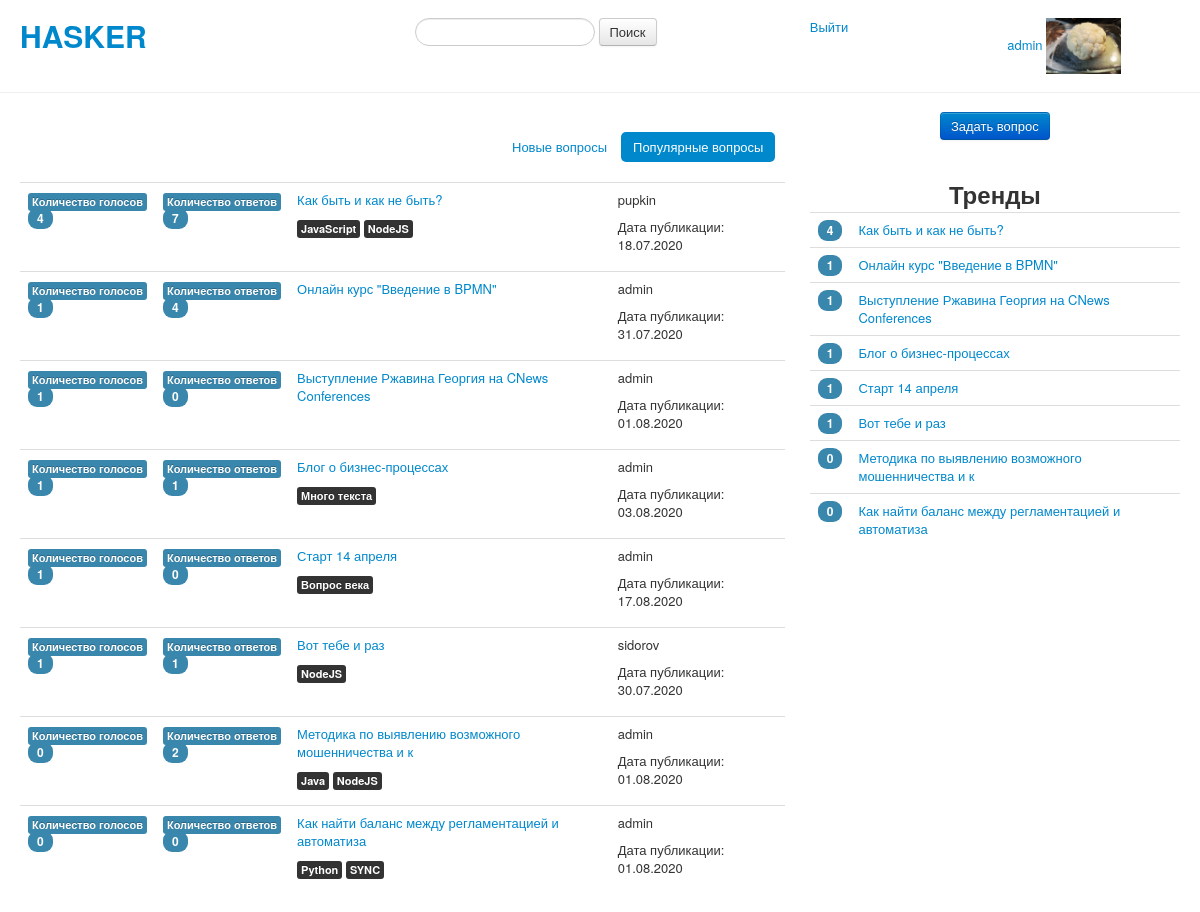
The app's page / (signed in) with its own data.
### questions/models.py (models this page shows, shortened)
class Questions(models.Model):
    class Meta:
        verbose_name = 'Question'
        verbose_name_plural = 'Questions'
    title = models.CharField(max_length=50, verbose_name='Заголовок')
    body = models.TextField(verbose_name='Текст вопроса')
    author = models.ForeignKey(
        User,
        on_delete=models.DO_NOTHING
    )
    create_date = models.DateTimeField(auto_now_add=True)
    tags = models.ManyToManyField(Tags)

class Tags(models.Model):
    class Meta:
        verbose_name = 'Tag'
        verbose_name_plural = 'Tags'
    name = models.CharField(max_length=50)

### questions/views.py (the view)
# urls.py: path('', IndexView.as_view(), name='index'),
class IndexView(ListView):
    model = Questions
    template_name = 'questions/index.html'
    paginate_by = 20
    def get_context_data(self, *args, **kwargs):
        context = super().get_context_data(*args, **kwargs)
        if self.request.user.is_authenticated:
            profile = UserProfile.objects.get(user=self.request.user)
            context['photo'] = profile.photo
        if self.request.session.get('order') == 'date':
            context['order_date'] = 'active'
        else:
            context['order_popular'] = 'active'
        tag = self.request.GET.get('tag')
        if tag:
            context['tag_value'] = f'tag:{tag}'
        get_trends(context)
        return context
    def get_queryset(self):
        if self.request.GET.get('order'):
            self.request.session['order'] = self.request.GET['order']
        elif self.request.session.get('order') is None:
            self.request.session['order'] = 'popular'
        if self.request.session.get('order') == 'date':
            order = '-create_date'
        elif self.request.session.get('order') == 'popular':
            order = '-count_votes'
        queryset = Questions.objects.annotate(
            count_votes=Count('questionvotes', distinct=True),
            count_answers=Count('answers', distinct=True)
        ).order_by(order)
        return queryset

### questions/views.py (called while the page is built)
def get_trends(context: dict):
    trends = Questions.objects.annotate(count=Count('questionvotes')).order_by('-count')[:20]
    context['trends'] = trends

### questions/Templates/questions/index.html (shortened to what this page needs)
{% extends 'base.html'%}
{% block leftbody %}
    <br>
    <div class="row">
      <div class="span4 offset6">
           <ul class="nav nav-pills">
              <li class="{{ order_date }}">
                <a href="{% url 'questions:index' %}?order=date">Новые вопросы</a>
              </li>
              <li class="{{ order_popular }}">
                  <a href="{% url 'questions:index' %}?order=popular">Популярные вопросы</a>
              </li>
          </ul>
      </div>
    </div>
    <table class="table">
      <tbody>
        {% for item in object_list %}
        <tr>
          <td>
              <span class="label label-info">Количество голосов</span><br>
              <span class="badge badge-info">{{ item.count_votes }}</span>
          </td>
          <td>
              <span class="label label-info">Количество ответов</span><br>
              <span class="badge badge-info">{{ item.count_answers }}</span>
          </td>
          <td>
              <p><a href="{% url 'questions:questionview' item.id %}">{{ item.title }}</a></p>
              {% for tag in item.tags.all %}
                  <span class="label label-inverse">{{ tag.name }}</span>
              {% endfor %}
          </td>
          <td>
              <p>{{ item.author.username }}</p>
              <p>Дата публикации: {{ item.create_date|date:"d.m.Y" }}</p>
          </td>
        </tr>
        {% endfor %}
      </tbody>
    </table>
{% endblock %}

### questions/templates/base.html (shortened to what this page needs)
<!DOCTYPE html>
<html lang="ru">
<head>
    {% load static %}
    <link href="{% static 'css/bootstrap-responsive.css' %}" rel="stylesheet">
    <link href="{% static 'css/bootstrap.css' %}" rel="stylesheet">
</head>
<body>
    <div class="container-fluid">
        <br>
        <div class="row-fluid">
            <div class="span4">
                <h1><a href="{% url 'questions:index' %}">HASKER</a></h1>
            </div>
            <div class="span4">
                <form class="form-search" method="POST" enctype="multipart/form-data" action="{% url 'questions:searchresult' %}">
                  <input type="text" class="input-medium search-query" name="search_string" value="{{ tag_value }}">
                  <button type="submit" class="btn">Поиск</button>
                </form>
            </div>
            <div class="span2">
                {% if user.is_authenticated %}
                  <a href="{% url 'registration:logout' %}">Выйти</a>
                {% else %}
                  <a href="{% url 'registration:login' %}">Войти</a>
                {% endif %}
            </div>
            <div class="span2">
                {% if user.is_authenticated %}
                    <a href="{% url 'registration:editprofile' %}">{{ user.username }}</a>
                    <img src="{{ photo.url }}" height="75" width="75">
                {% else %}
                    <form action="{% url 'registration:registration' %}">
                        <button class="btn btn-primary" type="submit">Зарегистрироваться</button>
                    </form>
                {% endif %}
            </div>
        </div>
    </div>
    <hr>
    <div class="container-fluid">
      <div class="row-fluid">
        <div class="span8">
            {% block leftbody %}
            {% endblock %}
        </div>
        <div class="span4">
        {% if user.is_authenticated %}
            <div class="pagination-centered">
                 <form action="{% url 'questions:createquestion' %}">
                        <button class="btn btn-primary" type="submit">Задать вопрос</button>
                 </form>
            </div>
        {% endif %}
            <br>
            <div class="pagination-centered">
                <h2>Тренды</h2>
            </div>
            <div>
                 <table class="table">
                    {% for trend in trends %}
                    <tr>
                        <td><span class="badge badge-info">{{ trend.count }}</span></td>
                        <td><a href="{% url 'questions:questionview' trend.id %}">{{ trend.title }}</a></td>
                    </tr>
                    {% endfor %}
                 </table>
            </div>
        </div>
      </div>
    </div>
</body>
</html>

### records on screen
Questions: count_votes "4", count_answers "7", title "Как быть и как не быть?", author.username "pupkin", create_date "18.07.2020", count "4"
Tags: name "JavaScript"
Tags: name "NodeJS"
Questions: count_votes "1", count_answers "4", title "Онлайн курс \"Введение в BPMN\"", author.username "admin", create_date "31.07.2020", count "1"
Questions: count_votes "1", count_answers "0", title "Выступление Ржавина Георгия на CNews Conferences", author.username "admin", create_date "01.08.2020", count "1"
Questions: count_votes "1", count_answers "1", title "Блог о бизнес-процессах", author.username "admin", create_date "03.08.2020", count "1"
Tags: name "Много текста"
Questions: count_votes "1", count_answers "0", title "Старт 14 апреля", author.username "admin", create_date "17.08.2020", count "1"
Tags: name "Вопрос века"
Questions: count_votes "1", count_answers "1", title "Вот тебе и раз", author.username "sidorov", create_date "30.07.2020", count "1"
Questions: count_votes "0", count_answers "2", title "Методика по выявлению возможного мошенничества и к", author.username "admin", create_date "01.08.2020", count "0"
Tags: name "Java"
Questions: count_votes "0", count_answers "0", title "Как найти баланс между регламентацией и автоматиза", author.username "admin", create_date "01.08.2020", count "0"
Tags: name "Python"
Tags: name "SYNC"

### other values on screen
{{ user.username }} "admin"
